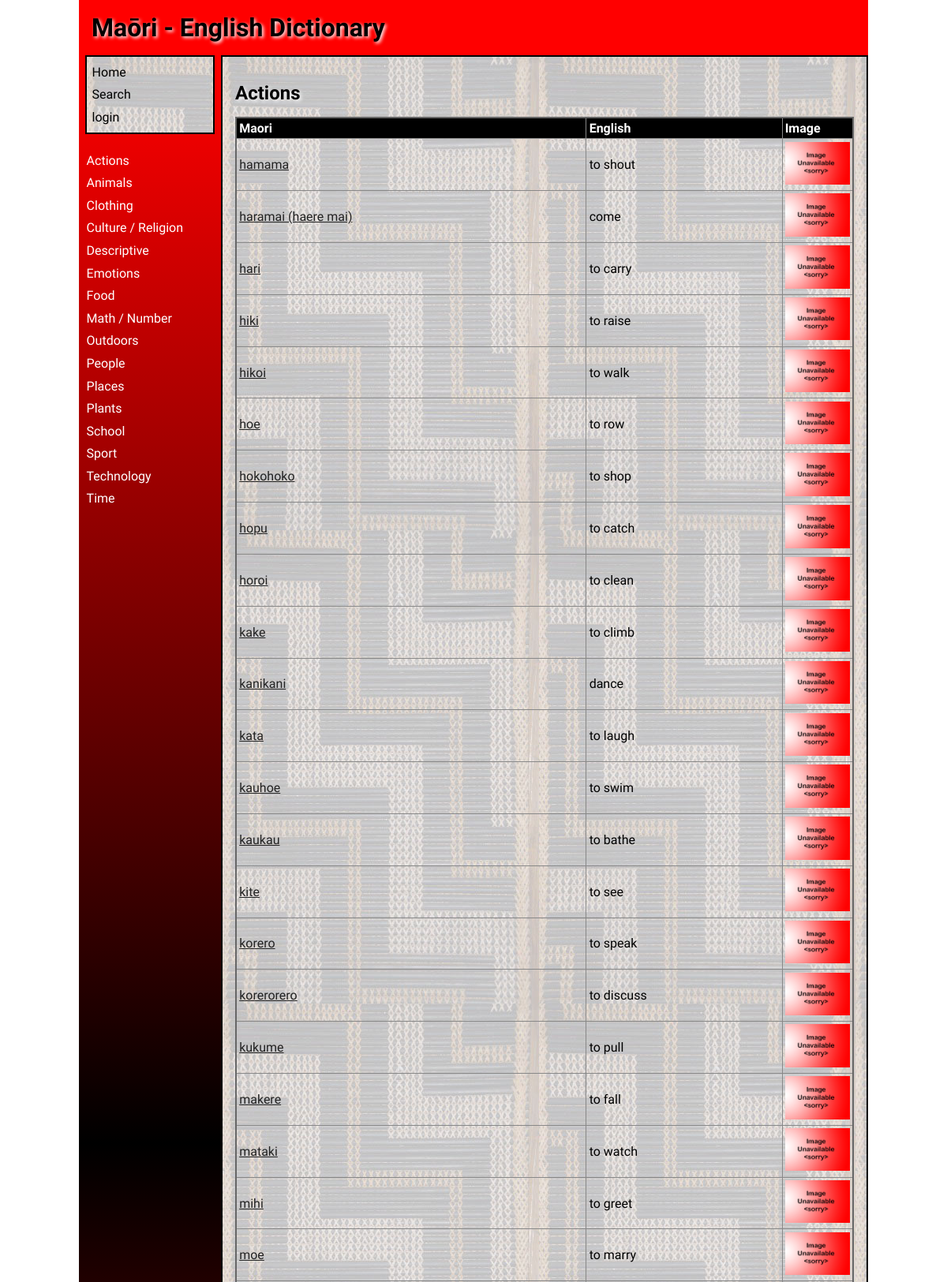
Page /category/1 (upper part) on the committed database.
### tables this page shows
CREATE TABLE "category"
(
    id            integer
        primary key autoincrement,
    category_name varchar(30) not null
);

CREATE TABLE "dictionary"
(
    id          integer
        primary key autoincrement,
    maori       varchar(30)   not null,
    english     varchar(30)   not null,
    description varchar(1000) not null,
    level       integer       not null,
    category_id integer       not null
        references category
            on delete cascade,
    user_id     integer
                              references user_details
                                  on delete set null,
    date_added  datetime      not null
);

### app.py (the view)
@app.route('/category/<category_id>', methods=["POST", "GET"])
def render_category(category_id):
    if request.method == "POST":
        is_valid, return_url = validate_add_word(request.form, category_id)
        if not is_valid:
            return redirect(return_url)
        return redirect(f'/category/{category_id}')
    words = get_category_words(category_id)
    if words is None:
        return redirect('/?error=Category+could+not+be+retrieved+unexpected+error')
    error = request.args.get('error')
    return render_template('category.html',
                           category_words=words,
                           logged_in=is_logged_in(),
                           image_names=get_image_filenames(words),
                           error=error,
                           category_list=get_categories(),
                           allow_edit=allow_edit(),
                           current_user=get_user())

### data_access.py (called while the page is built)
def get_connection(db_file):
    try:
        connection = sqlite3.connect(db_file)
        connection.execute('pragma foreign_keys=ON')
        return connection
    except Error as e:
        print(e)
    return None

def execute_query(query, args=None):
    connection = get_connection(DATABASE)
    cursor = connection.cursor()
    try:
        if args is None:
            cursor.execute(query)
        else:
            cursor.execute(query, args)
        query_results = cursor.fetchall()
    except sqlite3.Error as e:
        return e
    finally:
        if connection is not None:
            connection.close()
    return query_results

def get_category_list():
    category_list = execute_query("SELECT * FROM category ORDER BY category_name")
    if issubclass(type(category_list), Error):
        return []
    return category_list

def get_words(category_id):
    query = """SELECT c.category_name, d.maori, d.english, d.id, c.id
               FROM category c
               LEFT JOIN dictionary d on c.id = d.category_id
               WHERE c.id = ?
               ORDER BY maori, english"""
    query_results = execute_query(query, [category_id])
    if issubclass(type(query_results), Error) or len(query_results) == 0:
        return None
    return query_results

### services.py (called while the page is built)
def is_logged_in():
    if session.get('email') is None:
        return False
    else:
        return True

def allow_edit():
    if not is_logged_in():
        return False
    email = session.get('email')
    allow = get_allow_edit(email)
    if allow is None:
        return False
    return allow

def get_categories():
    return get_category_list()

def get_category_words(category_id):
    return get_words(category_id)

def get_user():
    first_name = session.get('first_name')
    if first_name is None:
        user_details = ""
    else:
        last_name = session.get('last_name')
        user_type = session.get('user_type').title()
        user_details = f"{first_name} {last_name} ({user_type})"
    return user_details

def get_image_filename(english_word):
    path_file = f"{IMAGE_PATH}{english_word}.*"
    listing = glob.glob(path_file)
    for filename in listing:
        return os.path.basename(filename)
    return NO_IMAGE_FILENAME

def get_image_filenames(words):
    image_names = []
    for word in words:
        image_names.append(get_image_filename(word[2]))
    return image_names

### templates/category.html (shortened to what this page needs)
{% extends "base.html" %}
{% block main %}
    {% if logged_in and allow_edit %}
        <h2>{{ category_words[0][0] }} <strong>-</strong> <a href="\delete_category\{{ category_words[0][4] }}">Delete Category</a></h2>
    {% else %}
        <h2>{{ category_words[0][0] }}</h2>
    {% endif %}
    <table class="table">
        <thead>
            <tr>
                <th><strong>Maori</strong></th>
                <th><strong>English</strong></th>
                <th><strong>Image</strong></th>
            </tr>
        </thead>
        <tbody>
            {% for word in category_words %}
                <tr>
                    {% if word[1] != None %}
                        <td><a href="\word\{{ word[3] }}?breadcrumb=/category/{{ category_words[0][4] }}">{{ word[1] }}</a></td>
                        <td>{{ word[2] }}</td>
                        <td><img class="thumb" src= "../static/images/{{ image_names[loop.index0]}}" alt="Word image"></td>
                    {% endif %}
                </tr>
            {% endfor %}
        </tbody>
    </table>
{% endblock %}

### templates/base.html (shortened to what this page needs)
<!doctype html>
<html lang="en">
<head>
	<link href="{{ url_for('static', filename='css/style.css') }}" rel="stylesheet">
</head>
<body>
	<div id="container">
		<header>
			<span class="heading">Maōri - English Dictionary</span>
            <span class="right">{{ current_user }}</span>
		</header>
		<nav style="padding-top: 0">
			<ul>
                <div class="main-links">
                    <li><a href="/" style="color: black;">Home</a></li>
                    <li><a href="/search/~" style="color: black;">Search</a></li>
                    {% if logged_in %}
                        {% if allow_edit %}
                            <li><a href="/add_category" style="color: black;">Add Category</a></li>
                        {% endif %}
                        <li><a href="/logout" style="color: black;">Logout</a></li>
                    {% else %}
                        <li><a href="/login" style="color: black;">login</a></li>
                    {% endif %}
                </div>
                <br>
                {% for category in category_list %}
                    <li><a href="/category/{{ category[0] }}">{{ category[1] }}</a></li>
                {% endfor %}
			</ul>
		</nav>
		<main style="border: solid black 2px">
            {% block main %}{% endblock %}
        </main>
	</div>
</body>
</html>

### static/css/style.css (style rules this page uses)
* { font-family: Comfortaa, sans-serif; margin: 0; padding: 0; box-sizing: border-box; }
.main-links { background-image: url('../images/poutama.jpg'); padding: 5px; color: black !important; border: solid black 2px; }
#container { display: grid; grid-template-columns: 75px auto; grid-template-areas: 'nav header' 'main main' 'footer footer'; }
header { grid-area: header; background-color: #f00; padding: 1rem; }
nav { grid-area: nav; }
main { grid-area: main; padding: 1rem; background-color: #edd; }
h1, h2, h3, h4 { padding: 1rem 0; font-family: 'Suez One', serif; color: #000; text-shadow: 2px 2px 4px #fff; }
a { color: #222; }
img { width: 100%; }
table { width: 100%; border: 2px solid #666; border-collapse: collapse; }
table thead { background-color: black; color: white; }
th, td { border: 1px solid #888; padding: 0.2rem; text-align: left; }
th { background-color: #000000; color: #ffffff; }
tr th:last-child { width: 90px; }
tr td:last-child { width: 90px; }
.thumb { max-width: 90px; }
.right { float: right; padding: 10px; font-weight: bold; font-family: 'Suez One', serif; text-shadow: 2px 2px 4px #fff; }
.heading { font-size: 2em; margin-block-start: 0.67em; margin-block-end: 0.67em; margin-inline-start: 0; margin-inline-end: 0; font-weight: bold; padding: 1rem 0; font-family: 'Suez One', serif; color: #000; text-shadow: 2px 2px 4px #fff; }
@media only screen and (min-width: 768px) { #container { grid-template-columns: 180px auto; grid-template-areas: 'header header' 'nav main' 'footer footer'; } }
@media only screen and (min-width: 768px) { nav { background: linear-gradient(180deg, rgba(255,0,0,1) 0%, rgba(0, 0, 0, 1) 50%, rgba(255,0,0,1) 100%); padding: 0.5rem; } }
@media only screen and (min-width: 768px) { nav ul { list-style: none; } }
@media only screen and (min-width: 768px) { nav li { padding: 0.3rem 0 0.3rem 0.1rem; } }
@media only screen and (min-width: 768px) { nav a { color: #fff; text-decoration: none; } }
@media only screen and (min-width: 768px) { main { background-image: url('../images/poutama.jpg'); } }
@media only screen and (min-width: 1000px) { #container { width: 1000px; margin: auto; } }

### rows in the picture
category: category_name "Actions"
category: category_name "Animals"
category: category_name "Clothing"
category: category_name "Culture / Religion"
category: category_name "Descriptive"
category: category_name "Emotions"
category: category_name "Food"
category: category_name "Math / Number"
category: category_name "Outdoors"
category: category_name "People"
category: category_name "Places"
category: category_name "Plants"
category: category_name "School"
category: category_name "Sport"
category: category_name "Technology"
category: category_name "Time"
dictionary: maori "hamama", english "to shout"
dictionary: maori "haramai (haere mai)", english "come"
dictionary: maori "hari", english "to carry"
dictionary: maori "hiki", english "to raise"
dictionary: maori "hikoi", english "to walk"
dictionary: maori "hoe", english "to row"
dictionary: maori "hokohoko", english "to shop"
dictionary: maori "hopu", english "to catch"
dictionary: maori "horoi", english "to clean"
dictionary: maori "kake", english "to climb"
dictionary: maori "kanikani", english "dance"
dictionary: maori "kata", english "to laugh"
dictionary: maori "kauhoe", english "to swim"
dictionary: maori "kaukau", english "to bathe"
dictionary: maori "kite", english "to see"
dictionary: maori "korero", english "to speak"
dictionary: maori "korerorero", english "to discuss"
dictionary: maori "kukume", english "to pull"
dictionary: maori "makere", english "to fall"
dictionary: maori "mataki", english "to watch"
dictionary: maori "mihi", english "to greet"
dictionary: maori "moe", english "to marry"
